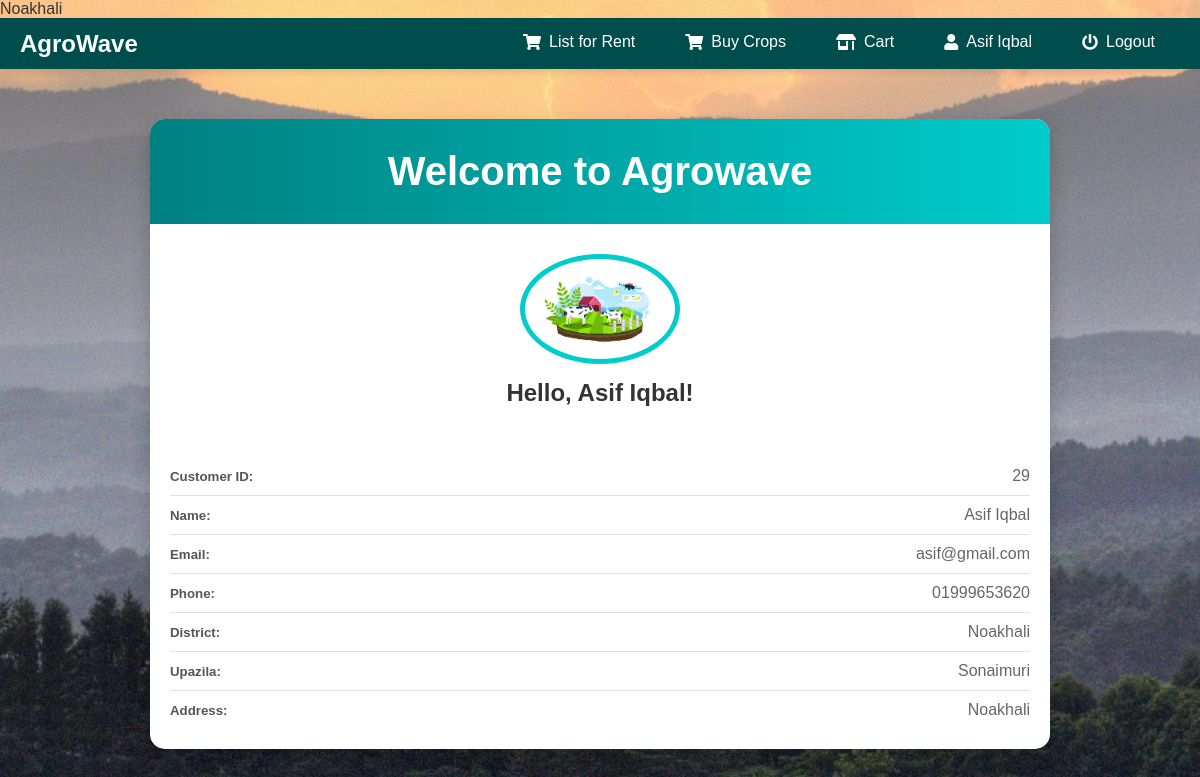
The page /customer/cprofile.php (signed in) on the database its author committed.
### tables this page shows
CREATE TABLE `custlogin` (
  `cust_id` int(20) NOT NULL,
  `cust_name` varchar(255) NOT NULL,
  `password` varchar(255) NOT NULL,
  `email` varchar(255) NOT NULL,
  `address` varchar(255) NOT NULL,
  `city` varchar(255) NOT NULL,
  `pincode` varchar(255) NOT NULL,
  `state` varchar(255) NOT NULL,
  `phone_no` varchar(255) NOT NULL,
  `otp` int(50) NOT NULL
);

### customer/cprofile.php (the view, shortened to what this page needs)
<?php
include('csession.php');
$user_check = $_SESSION['customer_login_user'];
$query4 = "SELECT * FROM custlogin WHERE email='$user_check'";
$ses_sq4 = mysqli_query($conn, $query4);
$row4 = mysqli_fetch_assoc($ses_sq4);
$para1 = isset($row4['cust_id']) ? $row4['cust_id'] : "N/A";
$para2 = isset($row4['cust_name']) ? $row4['cust_name'] : "N/A";
$para5 = isset($row4['email']) ? $row4['email'] : "N/A";
$para6 = isset($row4['phone_no']) ? $row4['phone_no'] : "N/A";
$para7 = isset($row4['state']) ? $row4['state'] : "N/A";
$para8 = isset($row4['city']) ? $row4['city'] : "N/A";
$para9 = isset($row4['address']) ? $row4['address'] : "N/A";
?>
<!DOCTYPE html>
<html lang="en">
<head>
  <link href="https://cdnjs.cloudflare.com/ajax/libs/font-awesome/5.15.4/css/all.min.css" rel="stylesheet">
</head>
<body>
  <?php include('cnav.php'); ?>
  <section class="profile-section">
    <div class="profile-header">
      <h3>Welcome to Agrowave</h3>
    </div>
    <div class="profile-card">
      <img src="../assets/img/agri.png" alt="Profile Picture">
      <h4>Hello, <?php echo htmlspecialchars($para2); ?>!</h4>
    </div>
    <div class="profile-details">
      <div class="row">
        <h5>Customer ID:</h5>
        <div><?php echo htmlspecialchars($para1); ?></div>
      </div>
      <div class="row">
        <h5>Name:</h5>
        <div><?php echo htmlspecialchars($para2); ?></div>
      </div>
      <div class="row">
        <h5>Email:</h5>
        <div><?php echo htmlspecialchars($para5); ?></div>
      </div>
      <div class="row">
        <h5>Phone:</h5>
        <div><?php echo htmlspecialchars($para6); ?></div>
      </div>
      <div class="row">
        <h5>District:</h5>
        <div><?php echo htmlspecialchars($para7); ?></div>
      </div>
      <div class="row">
        <h5>Upazila:</h5>
        <div><?php echo htmlspecialchars($para8); ?></div>
      </div>
      <div class="row">
        <h5>Address:</h5>
        <div><?php echo htmlspecialchars($para9); ?></div>
      </div>
    </div>
  </section>
</body>
</html>

### customer/cnav.php (shortened to what this page needs)
<link href="https://cdnjs.cloudflare.com/ajax/libs/font-awesome/5.15.4/css/all.min.css" rel="stylesheet">
</head>
<body>
  <nav>
    <a href="../index.php" class="navbar-brand">
       AgroWave
    </a>
    <ul class="topnav">
      <li>
        <a href="c_rental.php"><i class="fas fa-shopping-cart"></i>List for Rent</a>
      </li>
      <li>
        <a href="cbuy_crops.php"><i class="fas fa-shopping-cart"></i> Buy Crops</a>
      </li>
      <li>
        <a href="cstock_crop.php"><i class="fas fa-store-alt"></i> Cart</a>
      </li>
      <li>
        <a href="cprofile.php"><i class="fas fa-user"></i> <?php echo $para2; ?></a>
      </li>
      <li>
        <a href="clogout.php" class="text-danger"><i class="fas fa-power-off"></i> Logout</a>
      </li>
  </ul>
</nav>

### customer/cprofile.php (style rules this page uses)
body { margin: 0; font-family: Arial, sans-serif; background: url('../assets/img/g.jpg') no-repeat center center fixed; color: #333; }
nav { background-color: #333; color: white; display: flex; justify-content: space-between; align-items: center; padding: 15px 30px; position: sticky; top: 0; z-index: 1000; box-shadow: 0 4px 6px rgba(0, 0, 0, 0.1); }
nav ul { display: flex; list-style: none; margin: 0; padding: 0; }
nav ul li { margin-right: 25px; }
nav ul li a { color: white; text-decoration: none; font-size: 18px; }
.profile-section { background: white; max-width: 900px; margin: 50px auto; border-radius: 15px; box-shadow: 0 8px 20px rgba(0, 0, 0, 0.2); overflow: hidden; animation: fadeIn 1s ease-in-out; }
.profile-header { background: linear-gradient(to right, #008080, #00cccc); color: white; padding: 30px; text-align: center; }
.profile-header h3 { font-size: 2.5rem; margin: 0; }
.profile-card { display: flex; align-items: center; flex-direction: column; padding: 30px 20px; }
.profile-card img { border-radius: 50%; width: 150px; border: 5px solid #00cccc; margin-bottom: 15px; }
.profile-card h4 { font-size: 1.5rem; color: #333; margin: 0; }
.profile-details { padding: 20px; }
.profile-details .row { display: flex; justify-content: space-between; align-items: center; padding: 10px 0; border-bottom: 1px solid #e0e0e0; }
.profile-details .row:last-child { border-bottom: none; }
.profile-details .row h5 { font-weight: bold; margin: 0; color: #555; }
.profile-details .row div { text-align: right; color: #666; }

### customer/cnav.php (style rules this page uses)
nav { background-color: #004d4d; display: flex; justify-content: space-between; align-items: center; padding: 10px 20px; position: sticky; top: 0; z-index: 1000; box-shadow: 0 4px 6px rgba(0, 0, 0, 0.1); }
nav .navbar-brand { display: flex; align-items: center; text-decoration: none; color: white; font-size: 24px; font-weight: bold; }
nav ul { list-style: none; display: flex; margin: 0; padding: 0; }
nav ul li { margin: 0 15px; position: relative; }
nav ul li a { text-decoration: none; color: white; font-size: 16px; padding: 5px 10px; transition: all 0.3s ease; display: flex; align-items: center; }
nav ul li a i { margin-right: 8px; }
.topnav a { border-bottom: 3px solid transparent; }

### rows shown on the page
custlogin: cust_name "Asif Iqbal", cust_id "29", email "asif@gmail.com", phone_no "01999653620", state "Noakhali", city "Sonaimuri", address "Noakhali"
